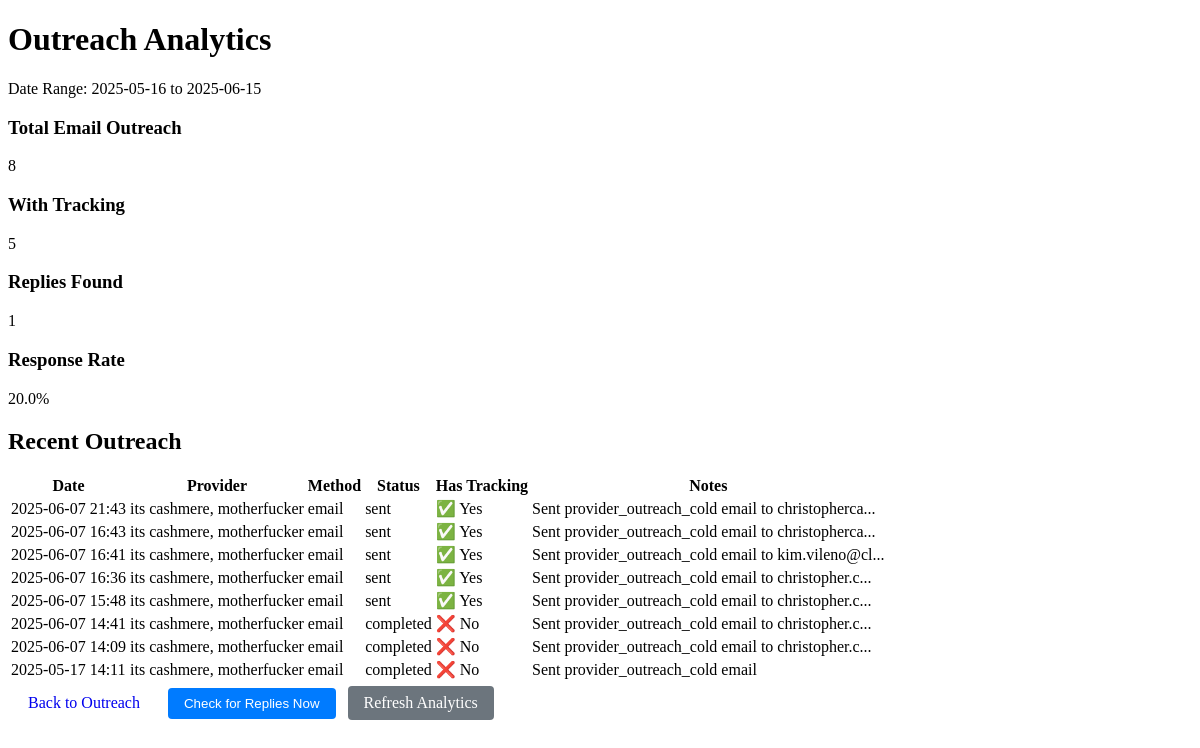
The app's page /analytics with its own data.
### models/outreach.py (models this page shows, shortened)
class Outreach(db.Model):
    __tablename__ = 'outreach'
    id = db.Column(db.String, primary_key=True, default=lambda: str(uuid.uuid4()))
    provider_id = db.Column(db.String, db.ForeignKey('providers.id'), nullable=False)
    contact_id = db.Column(db.String, db.ForeignKey('contacts.id'))
    type = db.Column(db.String(50))  # cold, follow-up, etc.
    method = db.Column(db.String(50))  # email, phone, etc.
    notes = db.Column(db.Text)
    status = db.Column(db.String(50))  # pending, completed, etc.
    created_at = db.Column(db.DateTime, default=datetime.utcnow)
    completed_at = db.Column(db.DateTime)
    contract_id = db.Column(db.Text)
    message_id = db.Column(db.String(255))       # Individual message ID
    conversation_id = db.Column(db.String(255))  # Outlook conversation ID
    last_reply_date = db.Column(db.DateTime)
    reply_preview = db.Column(db.Text)
    reply_sender_email = db.Column(db.String(128))
    reply_status = db.Column(db.String(20), default='none')  # none, unread, read, responded
    reply_received = db.Column(db.Boolean, default=False)
    reply_count = db.Column(db.Integer, default=0)

### models/provider.py (models this page shows, shortened)
class Provider(db.Model):
    __tablename__ = 'providers'
    id = db.Column(db.String, primary_key=True, default=lambda: str(uuid.uuid4()))
    name = db.Column(db.String(128), nullable=False)
    dba_name = db.Column(db.String(128))
    address = db.Column(db.String(256))
    provider_type = db.Column(db.String(50))  # imaging, EMG, etc.
    states_in_contract = db.Column(db.String(256))  # comma-separated
    rate_type = db.Column(db.String(50))  # 'standard' or 'wcfs'
    wcfs_percentages = db.Column(db.Text)  # JSON string of category -> percentage
    npi = db.Column(db.String(20))
    specialty = db.Column(db.String(128))
    status = db.Column(db.String(50), default='pending')
    created_at = db.Column(db.DateTime, default=datetime.utcnow)
    contract_docx = db.Column(db.String(256))
    contract_pdf = db.Column(db.String(256))
    contract_email_sent = db.Column(db.Boolean, default=False)
    contract_email_sent_at = db.Column(db.DateTime)
    contract_email_sent_to = db.Column(db.String(128))
    contract_email_tracking_id = db.Column(db.String(128))
    contacts = db.relationship('Contact', backref='provider', lazy=True, cascade="all, delete-orphan")
    outreach = db.relationship('Outreach', backref='provider', lazy=True)
    @property
    def wcfs_percentages_dict(self):
        if self.wcfs_percentages:
            return json.loads(self.wcfs_percentages)
        return {}

### routes/outreach.py (the view)
@outreach_bp.route("/analytics")
def analytics():
    from datetime import datetime, timedelta
    from sqlalchemy import func
    end_date = datetime.utcnow()
    start_date = end_date - timedelta(days=30)
    total_outreach = Outreach.query.filter(
        Outreach.created_at >= start_date,
        Outreach.method == 'email'
    ).count()
    outreach_with_tracking = Outreach.query.filter(
        Outreach.created_at >= start_date,
        Outreach.method == 'email',
        Outreach.conversation_id.isnot(None)
    ).count()
    tracked_outreach = Outreach.query.filter(
        Outreach.created_at >= start_date,
        Outreach.method == 'email',
        Outreach.conversation_id.isnot(None)
    ).all()
    replies_found = sum(1 for o in tracked_outreach if 'Reply received:' in (o.notes or ''))
    response_rate = (replies_found / outreach_with_tracking * 100) if outreach_with_tracking > 0 else 0
    recent_outreach = Outreach.query.filter(
        Outreach.created_at >= start_date,
        Outreach.method == 'email'
    ).order_by(Outreach.created_at.desc()).limit(20).all()
    analytics_data = {
        'total_outreach': total_outreach,
        'outreach_with_tracking': outreach_with_tracking,
        'replies_found': replies_found,
        'response_rate': round(response_rate, 1),
        'recent_outreach': recent_outreach,
        'date_range': f"{start_date.strftime('%Y-%m-%d')} to {end_date.strftime('%Y-%m-%d')}"
    }
    return render_template("outreach/analytics.html", analytics=analytics_data)

### templates/outreach/analytics.html (shortened to what this page needs)
<!DOCTYPE html>
<html>
<head>
    <link rel="stylesheet" href="{{ url_for('static', filename='css/style.css') }}">
</head>
<body>
    <div class="container">
        <h1>Outreach Analytics</h1>
        <p>Date Range: {{ analytics.date_range }}</p>
        <div class="metrics-grid">
            <div class="metric-card">
                <h3>Total Email Outreach</h3>
                <div class="metric-value">{{ analytics.total_outreach }}</div>
            </div>
            <div class="metric-card">
                <h3>With Tracking</h3>
                <div class="metric-value">{{ analytics.outreach_with_tracking }}</div>
            </div>
            <div class="metric-card">
                <h3>Replies Found</h3>
                <div class="metric-value">{{ analytics.replies_found }}</div>
            </div>
            <div class="metric-card">
                <h3>Response Rate</h3>
                <div class="metric-value">{{ analytics.response_rate }}%</div>
            </div>
        </div>
        <h2>Recent Outreach</h2>
        <table>
            <thead>
                <tr>
                    <th>Date</th>
                    <th>Provider</th>
                    <th>Method</th>
                    <th>Status</th>
                    <th>Has Tracking</th>
                    <th>Notes</th>
                </tr>
            </thead>
            <tbody>
                {% for outreach in analytics.recent_outreach %}
                <tr>
                    <td>{{ outreach.created_at.strftime('%Y-%m-%d %H:%M') }}</td>
                    <td>{{ outreach.provider.name if outreach.provider else 'N/A' }}</td>
                    <td>{{ outreach.method }}</td>
                    <td>{{ outreach.status }}</td>
                    <td>
                        {% if outreach.conversation_id %}
                            ✅ Yes
                        {% else %}
                            ❌ No
                        {% endif %}
                    </td>
                    <td>{{ outreach.notes[:50] }}{% if outreach.notes and outreach.notes|length > 50 %}...{% endif %}</td>
                </tr>
                {% endfor %}
            </tbody>
        </table>
        <div class="actions">
            <a href="{{ url_for('outreach.list_outreach') }}" class="btn">Back to Outreach</a>
            <form method="POST" action="{{ url_for('outreach.check_replies_now') }}" style="display: inline;">
                <button type="submit" class="btn btn-primary">Check for Replies Now</button>
            </form>
            <a href="{{ url_for('outreach.analytics') }}" class="btn btn-secondary">Refresh Analytics</a>
        </div>
    </div>
</body>
</html>

### static/css/style.css (style rules this page uses)
.btn { padding: 8px 16px; margin: 4px; text-decoration: none; border: none; border-radius: 4px; cursor: pointer; display: inline-block; }
.btn-primary { background-color: #007bff; color: white; }
.btn-secondary { background-color: #6c757d; color: white; }

### records on screen
Outreach: created_at "2025-06-07 21:43", provider "its cashmere, motherfucker", method "email", status "sent", shows "✅ Yes", notes "Sent provider_outreach_cold email to christopherca"
Outreach: created_at "2025-06-07 16:43", provider "its cashmere, motherfucker", method "email", status "sent", shows "✅ Yes", notes "Sent provider_outreach_cold email to christopherca"
Outreach: created_at "2025-06-07 16:41", provider "its cashmere, motherfucker", method "email", status "sent", shows "✅ Yes", notes "Sent provider_outreach_cold email to kim.vileno@cl"
Outreach: created_at "2025-06-07 16:36", provider "its cashmere, motherfucker", method "email", status "sent", shows "✅ Yes", notes "Sent provider_outreach_cold email to christopher.c"
Outreach: created_at "2025-06-07 15:48", provider "its cashmere, motherfucker", method "email", status "sent", shows "✅ Yes", notes "Sent provider_outreach_cold email to christopher.c"
Outreach: created_at "2025-06-07 14:41", provider "its cashmere, motherfucker", method "email", status "completed", shows "❌ No", notes "Sent provider_outreach_cold email to christopher.c"
Outreach: created_at "2025-06-07 14:09", provider "its cashmere, motherfucker", method "email", status "completed", shows "❌ No", notes "Sent provider_outreach_cold email to christopher.c"
Outreach: created_at "2025-05-17 14:11", provider "its cashmere, motherfucker", method "email", status "completed", shows "❌ No", notes "Sent provider_outreach_cold email"

### other values on screen
{{ analytics.date_range }} "2025-05-16 to 2025-06-15"
{{ analytics.total_outreach }} "8"
{{ analytics.outreach_with_tracking }} "5"
{{ analytics.replies_found }} "1"
{{ analytics.response_rate }} "20.0"
